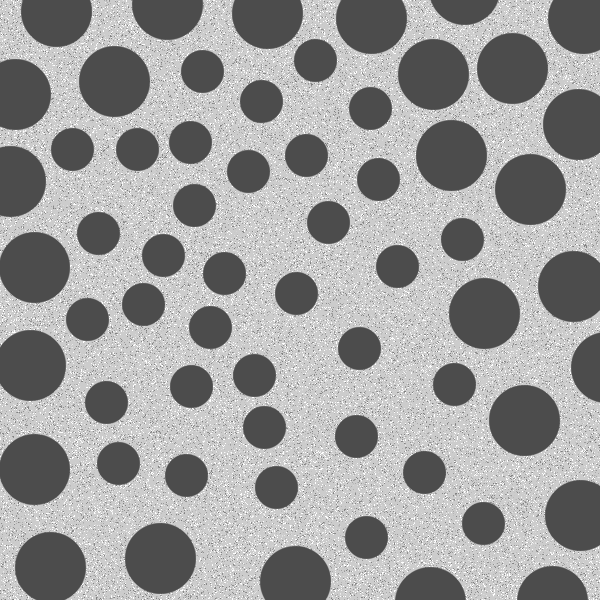
#> input picture data/circles.tif, 600 x 600 px
$ python -i image_segmentation.py   (imports and definitions only)   (older library calls are emulated)
#> lines starting #> are read from the running program, lines starting #| are printed output that depends on the picture; after the words box and inside, x2 and y2 are one past the last pixel; in counts of white or black regions, pixels touching at a corner belong together
import cv2
import numpy as np
import matplotlib.pyplot as plt


class ImageSegmentation:
    """图像分割处理类"""

    # [72 lines left out: functions detect_edge_touching_circles, detect_small_circles, not called in this run]

    @staticmethod
    def morphological_operations(img_path):
        """形态学操作"""
#> called with img_path = 'data/circles.tif'
        I = cv2.imread(img_path, cv2.IMREAD_GRAYSCALE)
#> I is the input picture: shape (600, 600); min 76, max 255, mean 155.3

        # 闭操作去除内部小圆
        se = cv2.getStructuringElement(cv2.MORPH_ELLIPSE, (50, 45))
        K = cv2.morphologyEx(I, cv2.MORPH_CLOSE, se)
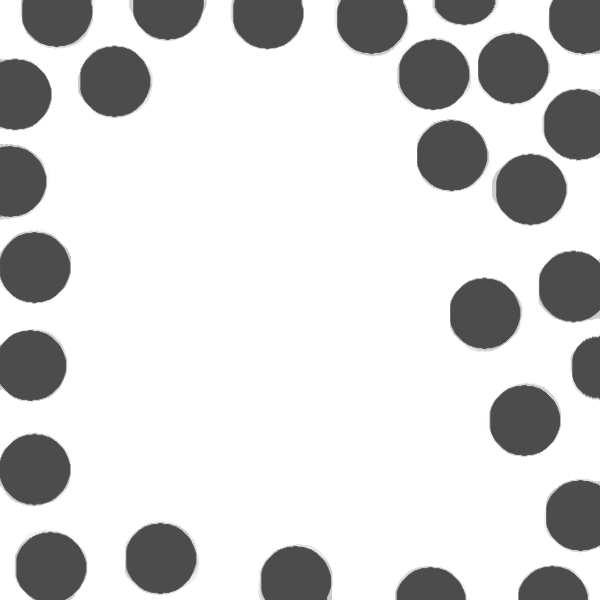
#> K: shape (600, 600); min 76, max 255, mean 211.6

        # 腐蚀使大圆区域更突出
        se3 = cv2.getStructuringElement(cv2.MORPH_ELLIPSE, (20, 20))
        L = cv2.erode(K, se3)
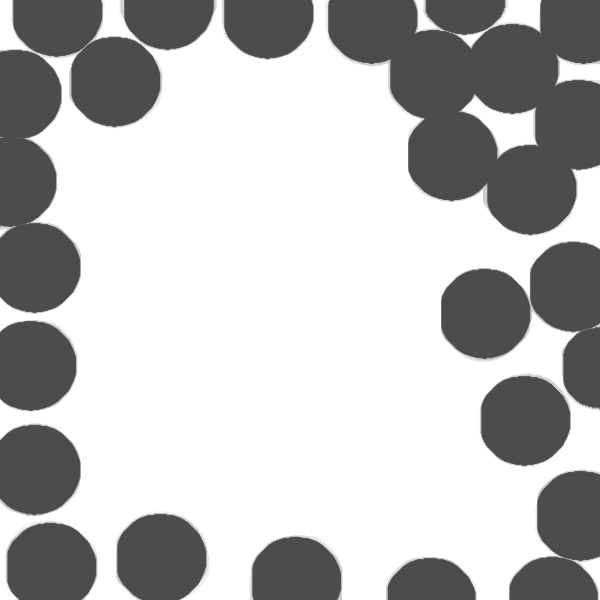
#> L: shape (600, 600); min 76, max 255, mean 187.6

        # 开操作去除噪声
        se1 = cv2.getStructuringElement(cv2.MORPH_ELLIPSE, (65, 65))
        J = cv2.morphologyEx(L, cv2.MORPH_OPEN, se1)

        # 二值化图像
        _, J = cv2.threshold(J, 0, 255, cv2.THRESH_BINARY + cv2.THRESH_OTSU)
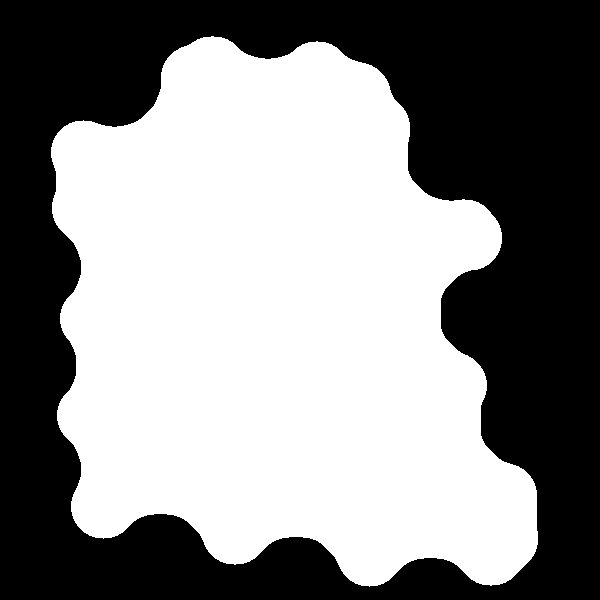
#> J: shape (600, 600); 53.6% white; 1 black region, box (x1, y1, x2, y2) and area: (0, 0, 600, 600) 166915

        # 提取边界
        M = cv2.Laplacian(J, cv2.CV_64F)
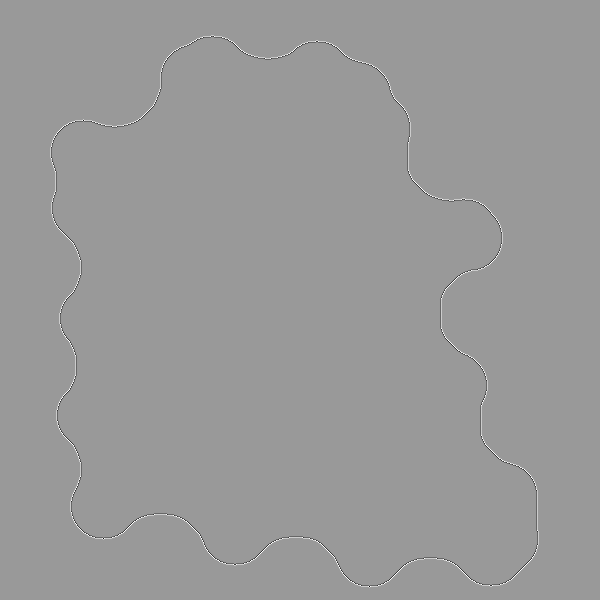
#> M: shape (600, 600) float64; min -765, max 510, mean 0; drawn with min black and max white
        M = np.uint8(np.absolute(M))
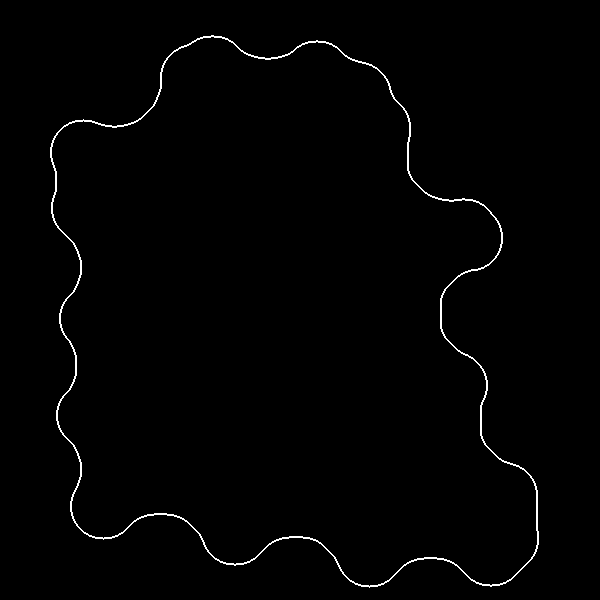
#> M: shape (600, 600); min 0, max 255, mean 2.5

        # 转换为彩色图像
        I_color = cv2.cvtColor(I, cv2.COLOR_GRAY2BGR)

        # 用红色叠加边界
        red_color = (0, 0, 255)
        I_color[M > 0] = red_color
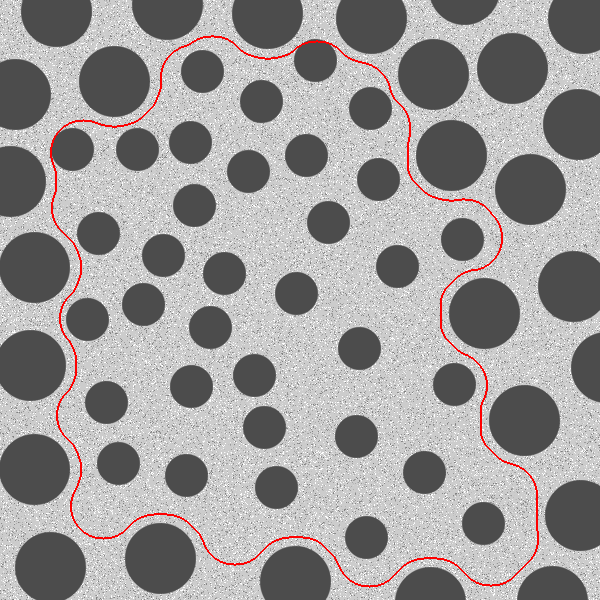
#> I_color: shape (600, 600, 3); 1% of pixels changed, all inside (x1, y1, x2, y2) = (50, 35, 539, 588)

        # 显示结果
        plt.figure(figsize=(12, 8))

        plt.subplot(231), plt.imshow(I, cmap='gray'), plt.title('原始图像')
        plt.axis('off')

        plt.subplot(232), plt.imshow(K, cmap='gray'), plt.title('闭操作')
        plt.axis('off')

        plt.subplot(233), plt.imshow(L, cmap='gray'), plt.title('腐蚀')
        plt.axis('off')

        plt.subplot(234), plt.imshow(J, cmap='gray'), plt.title('开操作和二值化')
        plt.axis('off')

        plt.subplot(235), plt.imshow(cv2.cvtColor(I_color, cv2.COLOR_BGR2RGB)), plt.title('绘制边界')
        plt.axis('off')

        plt.show()
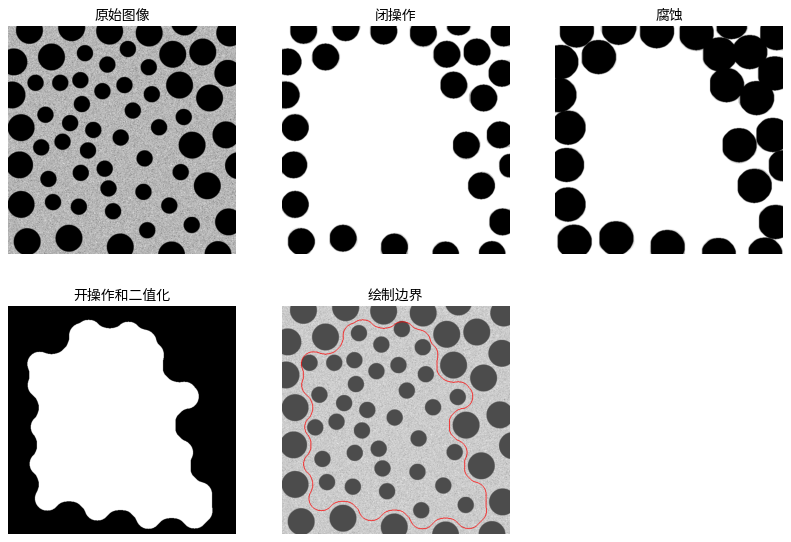
#> figure drawn by matplotlib, 5 panels

        return I_color

    # [19 lines left out: function run_segmentation, not called in this run]

>>> result = ImageSegmentation().morphological_operations('data/circles.tif')
